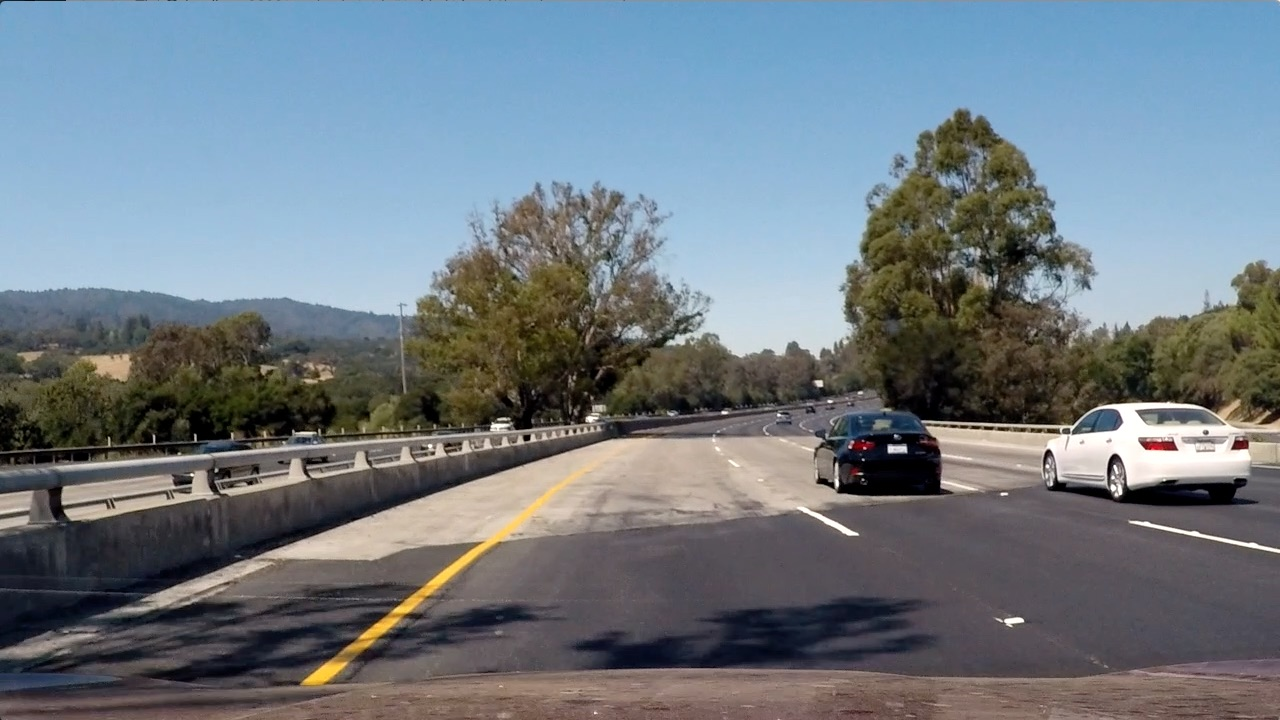
#> input picture Project05-VehicleDetection/test_images/test1.jpg, 1280 x 720 px; its folder holds only this picture in this run
$ jupyter execute --allow-errors README.ipynb   (older library calls are emulated)
#> lines starting #> are read from the running program, lines starting #| are printed output that depends on the picture
# Vehicle Detection

[cell 1]
import matplotlib.image as mpimg
import numpy as np
import matplotlib.pyplot as plt
from sklearn.utils import shuffle
from sklearn import svm
from sklearn.model_selection import train_test_split
from sklearn.metrics import accuracy_score
import cv2
import glob
from skimage.feature import hog
from scipy.ndimage.measurements import label
import time

[cell 2]
all_vehicle = []
all_vehicle = glob.glob('./training_data/vehicles/GTI_Far/image*.PNG')
all_vehicle.extend(glob.glob('./training_data/vehicles/GTI_MiddleClose/image*.png'))
all_vehicle.extend(glob.glob('./training_data/vehicles/GTI_Right/image*.png'))
all_vehicle.extend(glob.glob('./training_data/vehicles/KITTI_extracted/image*.png'))
all_vehicle.extend(glob.glob('./training_data/side/*.jpg'))
cus_veh = []
cus_veh.extend(glob.glob('./training_data/whiteCar/*.png'))
cus_veh.extend(glob.glob('./training_data/blackCar/*.png'))

# non vehicles
all_non_vehicles = glob.glob('./training_data/non-vehicles/Extras/extra*.PNG')
all_non_vehicles.extend(glob.glob('./training_data/non-vehicles/GTI/image*.png'))
all_non_vehicles.extend(glob.glob('./training_data/non_veh/*.png'))
line_img = glob.glob('./training_data/temp/*.png')

## Method

#### Data Augmentation
To increase the size of the data set all the original provided images are trimed and then resized to the original size as shown in figure(1).

Figure(1):

[cell 3]
def dupImage(ori_img_array, shrink_factor):
    '''
    use a close size sub image and resized to original size
    '''
    out_array = ori_img_array.copy()
    for each_img in ori_img_array:
        ori_shape = each_img.shape[:2]
        # cetner
        sub_img_center = each_img[np.int(ori_shape[0] * (1-shrink_factor)):np.int(ori_shape[0] * shrink_factor),
                 np.int(ori_shape[1] * (1-shrink_factor)):np.int(ori_shape[1] * shrink_factor)]
        resized_center  = cv2.resize(sub_img_center, ori_shape)
        # top
        sub_img_top = each_img[0:np.int(ori_shape[0] * shrink_factor),
                 0:np.int(ori_shape[1] * shrink_factor)]
        resized_top  = cv2.resize(sub_img_top, ori_shape)
        # bottom
        sub_img_bottom = each_img[np.int(ori_shape[0] * (1-shrink_factor)):np.int(ori_shape[0]),
                 np.int(ori_shape[1] * (1-shrink_factor)):np.int(ori_shape[1])]
        resized_bottom  = cv2.resize(sub_img_bottom, ori_shape)
        out_array.append(resized_center)
        out_array.append(resized_top)
        out_array.append(resized_bottom)
    return out_array

#### Feature Selection
The color distribution and the histrogram of oriented gradient features are used as the features. To emphasize the importance of the shape, in the color distribution, canny edge detection is applied to the original image, and then the pixle value distribution of the processed image is also used in addtional to the distributions of 3 color channels Y Cr and Cb.
Since Color should not affect the result in the case of shapes, for the hog features, gray image is used.

Figure(2): Example of Color Distribution

Figure(3): Example of Canny Edged Image

Figure(4): Example of Hog Features

[cell 4]
# [20 lines left out: functions color_hist, get_hog_features, not called in this run]

####  Feature Normalization
The range and the mean of the color distribution features and hog features are very different. The large difference can result in convergence issue in the model training process. To solve this problem, normalization to all features are applied:

pivot = mean(features)

after_norm = (features - pivot)/pivot - 1

[cell 5]
def calMean(array1):
    '''
    calculate the mean for all values in a array
    '''
    count = 0
    sum_val = 0
    for each in array1:
        count += 1
        sum_val += np.mean(each)
    return sum_val/count

# [9 lines left out: function normalizeFeatures, not called in this run]

#### Extract Features

[cell 6]
def extractCombineFeatures(all_images, if_veh = True, in_pivots = {}):
    color_features = []
    hog_features = []
    for idx in range(len(all_images)):
        cur_img = all_images[idx]
        color_features.append(color_hist(cur_img, nbins=64, bins_range=(0, 256)))
        hog_features.append(get_hog_features(cur_img,6, 8, 2))
    # combine features
    if len(in_pivots) == 0:
        color_mean = calMean(color_features)
        hog_mean = calMean(hog_features)
        pivots = {"hog": hog_mean, "color": color_mean} #
    else:
        color_mean = in_pivots['color']
        hog_mean = in_pivots['hog']
        pivots = in_pivots
    color_features = normalizeFeatures(color_features, color_mean)
    hog_features = normalizeFeatures(hog_features, hog_mean)
    combined_features = [np.concatenate((hog_features[idx], color_features[idx])) for idx in range(len(all_images))]
    if if_veh:
        y_val = np.ones(len(all_images))
    else:
        y_val = np.zeros(len(all_images))
    return y_val, combined_features, pivots


# Prepare Data
# Veh
cus_veh_imgs = [cv2.resize(cv2.imread(each_address), (64,64)) for each_address in cus_veh]
all_veh_imgs = [cv2.resize(cv2.imread(each_address), (64,64)) for each_address in all_vehicle]
all_veh_imgs.extend(cus_veh_imgs)
for ratio in [0.01 * value + 0.7 for value in range(80)]:
    cur_imgs = dupImage(cus_veh_imgs, ratio)
    all_veh_imgs.extend(cur_imgs)

# Non Veh
all_non_veh_imgs = [cv2.imread(each_address) for each_address in all_non_vehicles]
all_veh_imgs = shuffle(all_veh_imgs)
all_non_vehicles = shuffle(all_non_vehicles)
all_line_img = [cv2.imread(each_address) for each_address in line_img]
all_non_veh_imgs.extend(all_line_img)
for ratio in [0.05* value + 0.7 for value in range(20)]:
    all_non_veh_imgs.extend(dupImage(all_line_img, ratio))

# Extract Features
#> (the rest of this cell did not finish here and is left out)

#> further down, test_img is the input picture: shape (720, 1280, 3); mean R, G, B 112.2, 122.7, 130.9
y_no_veh, x_no_veh, _ = extractCombineFeatures(all_non_veh_imgs, if_veh=False, in_pivots = PIVOTS)

all_x.extend(x_no_veh)
all_y = np.concatenate((all_y,y_no_veh))
all_x, all_y = shuffle(all_x, all_y)
# split into training and test data set
x_train, x_test, y_train, y_test = train_test_split(all_x, all_y, test_size = 0.2, random_state = 40)
print("Number of features:" + str(all_x[0].shape[0]))

#### Train Model

[cell 7]
# train and test the model
test_model = svm.SVC()
#> (the rest of this cell did not finish here and is left out)

#### Image Meshing and Window Search
The trained model can only detect image of size 64x64. However, in the actual image, the sub image that contains the vehicle can have different size than 64x64 at any posistion at a random position. To find the position, the original image is meshed into small sub windows, as shown in figure(5).

Figure(5): Image Meshing

The trained model is used to check each window and determine if it is a vehicle image.
The checking process can be very time consuming as the number of windows increase. In order to improve the efficiency, only the possible area, bottom half of the image, is meshed and checked. For different regions, the mesh size is selected according to the possible size of the sub image that contains vehicle, as shwon in figure(6).

Figure(6): Mesh sizes for different regions

[cell 8]
# [71 lines left out: functions multiSearchWindows, search_windows, multiSearch, not called in this run]

#### Heat Map
As the cases of false positive can appear in the detection, to avoid marking those false positive detections. A heat map, as shown in figure(7), is constructed.

Figure(7): heat map example

When a sub window is recogonized as vehicle, in the region of the checked window, the average dot number in a canny edge image of that area is added to all pixles in that window area. Adding the number of dots of canny edge image can largly reduce the chance of marking false positive windows, as the edge will not appear on the road or sky or shade in most of the cases.
After the heat map is created after going through all windows. The area with a high quantile are marked with a box to show the position of the vehicle.
To futher reduce the false positive marked in the image, weighted 2 frame buffer is used to average the result to elminate the false positive that appear only in a single frame.

[cell 9]
# [58 lines left out: functions add_heat, apply_threshold, draw_labeled_bboxes, calCannyMean, calQuantile, not called in this run]

# Result

#### Model Testing

[cell 10]
PRE_HEAT_1 = np.zeros((720,1280))
PRE_HEAT_2 = np.zeros((720,1280))
# pipeline function
def findCar(in_img, svm_model = test_model, if_plot = False):
#> called with if_plot = True
    global PRE_HEAT_1, PRE_HEAT_2, PRE_HEAT_3, PRE_HEAT_4
    ini_time = time.time()
    cv_img = cv2.cvtColor(in_img, cv2.COLOR_RGB2BGR)
    S_img = cv2.cvtColor(in_img, cv2.COLOR_BGR2HSV)[:,:,1]
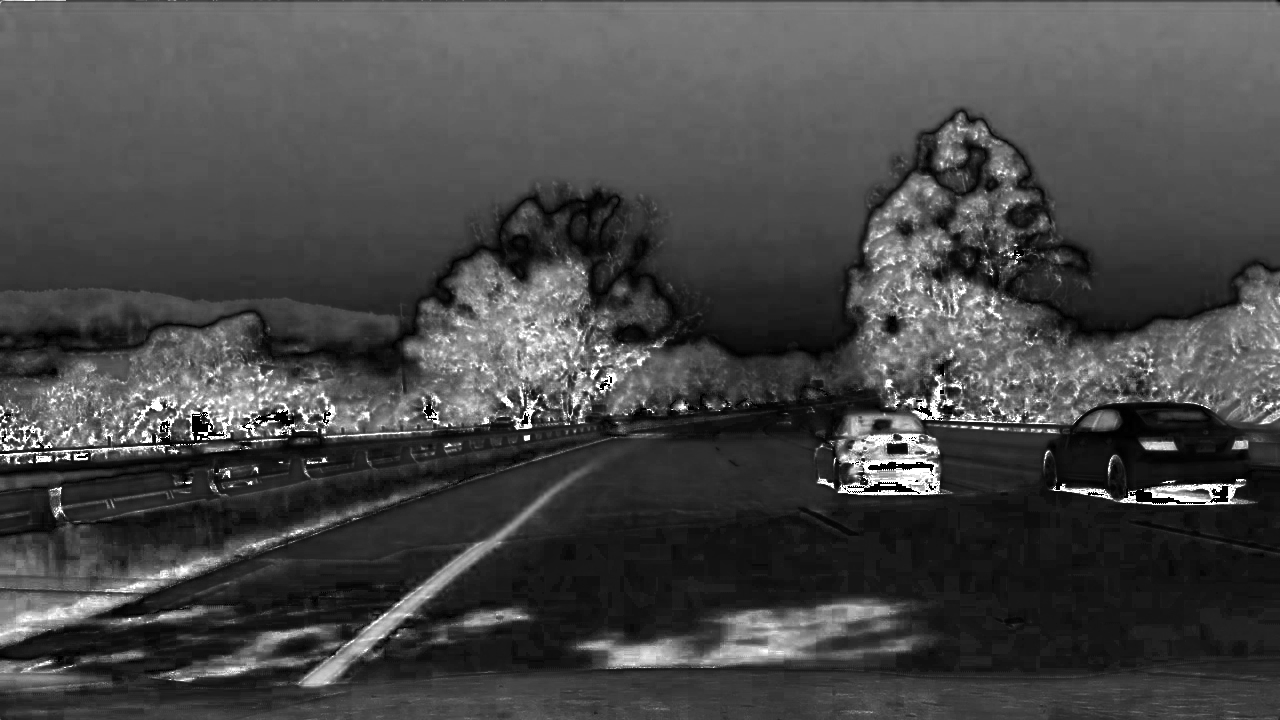
#> S_img: shape (720, 1280); min 0, max 255, mean 71.4
    canny_img = cv2.Canny(S_img, 200, 700)
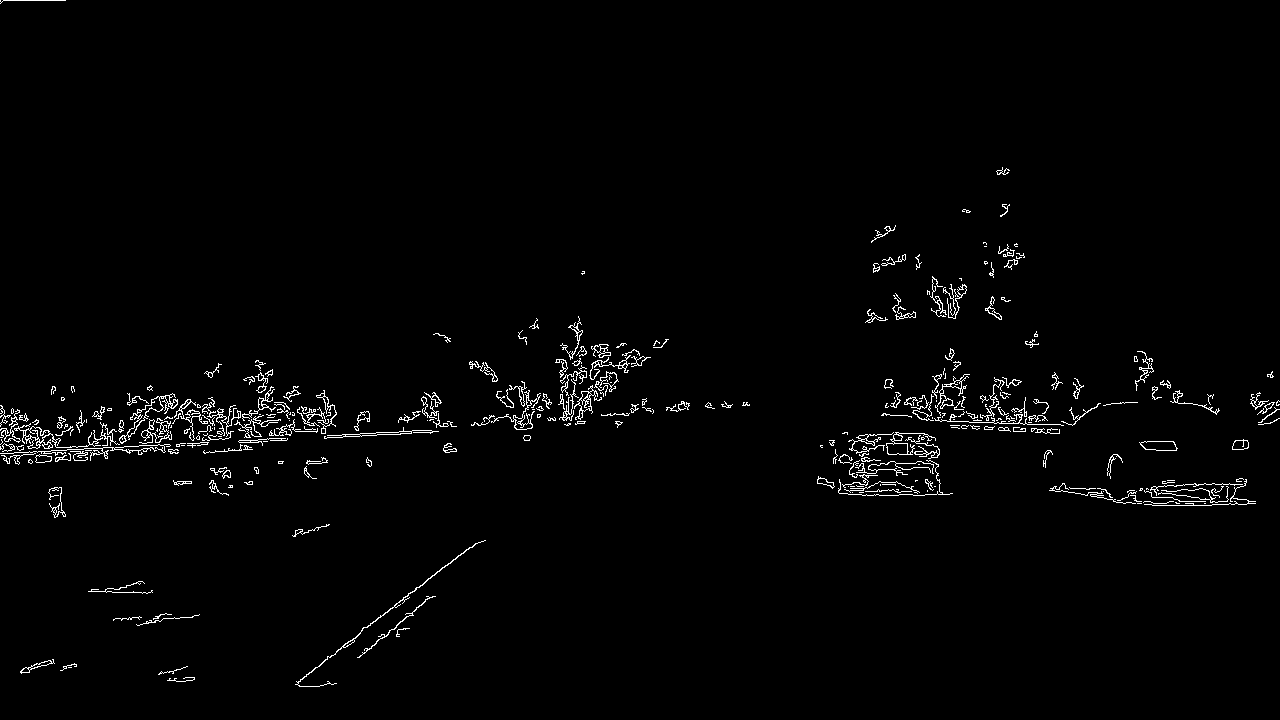
#> canny_img: shape (720, 1280); 1.7% white in thin lines or dots
    find_result = multiSearch(cv_img, svm_model = svm_model)
    heat = np.zeros_like(cv_img[:,:,0]).astype(np.float)
    heat = add_heat(canny_img, heat, find_result)
    heat = (3 * heat + 2 * PRE_HEAT_1 + 1 * PRE_HEAT_2)/6
    if if_plot:
        heat_plot = np.copy(heat)
    (PRE_HEAT_1, PRE_HEAT_2) = (heat, PRE_HEAT_1)
    heat = apply_threshold(heat, threshold= calQuantile(heat, 40))
    heat = cv2.GaussianBlur(heat, (21,21), 0)
    labels = label(heat)
    result_img = draw_labeled_bboxes(in_img, labels)
    render_time = time.time() - ini_time
    render_string = "Frame Render Time: " + ("%.2f" % render_time) + 's'
    out_img= cv2.putText(result_img, render_string, (50, 100) , cv2.FONT_HERSHEY_SIMPLEX, 1,(255,255,255),2)
    if if_plot:
        plt.figure(figsize=(20,10))
        plt.subplot(1,2,1)
        plt.imshow(heat)
        plt.subplot(1,2,2)
        plt.imshow(out_img)
        plt.show()
    return out_img

#> (a cell that did not finish here is left out)
